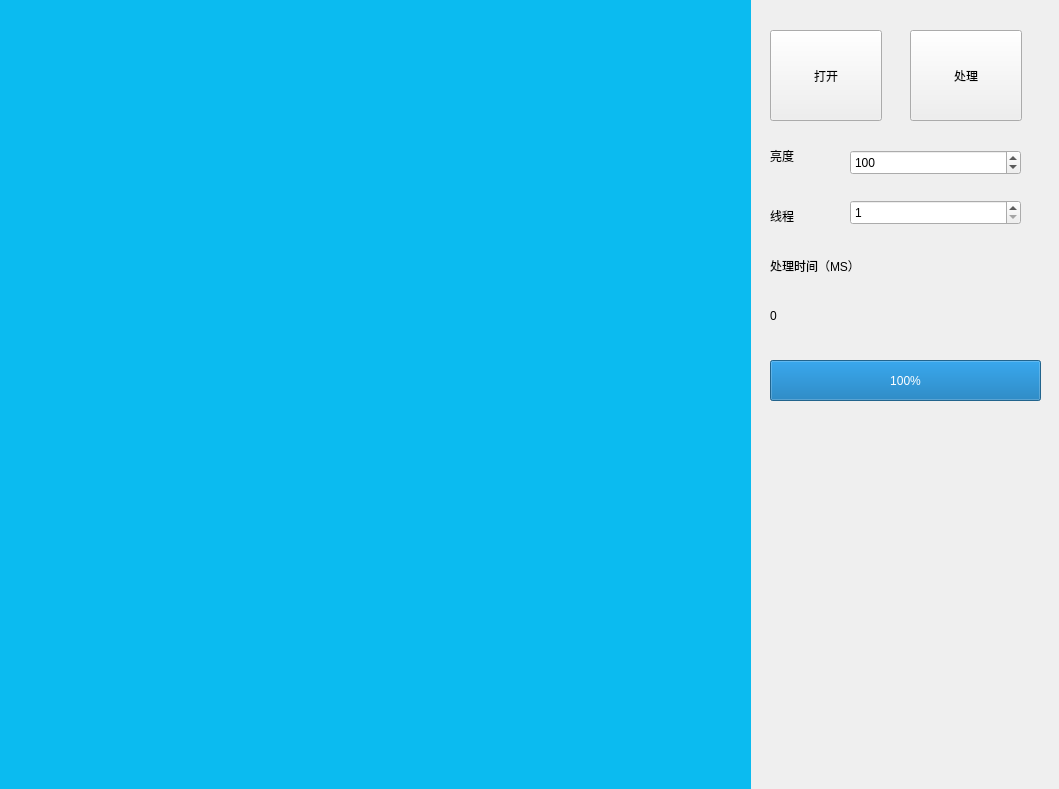
<?xml version="1.0" encoding="UTF-8"?>
<ui version="4.0">
 <class>XImageClass</class>
 <widget class="QWidget" name="XImageClass">
  <property name="geometry">
   <rect>
    <x>0</x>
    <y>0</y>
    <width>1059</width>
    <height>789</height>
   </rect>
  </property>
  <property name="windowTitle">
   <string>XImage</string>
  </property>
  <property name="windowIcon">
   <iconset resource="ximage.qrc">
    <normaloff>:/XImage/Resources/logo.png</normaloff>:/XImage/Resources/logo.png</iconset>
  </property>
  <widget class="QLabel" name="view">
   <property name="geometry">
    <rect>
     <x>0</x>
     <y>0</y>
     <width>751</width>
     <height>791</height>
    </rect>
   </property>
   <property name="styleSheet">
    <string notr="true">background-color: rgb(11, 187, 240);</string>
   </property>
   <property name="text">
    <string/>
   </property>
  </widget>
  <widget class="QPushButton" name="open">
   <property name="geometry">
    <rect>
     <x>770</x>
     <y>30</y>
     <width>112</width>
     <height>91</height>
    </rect>
   </property>
   <property name="styleSheet">
    <string notr="true">font: 16pt &quot;微软雅黑&quot;;</string>
   </property>
   <property name="text">
    <string>打开</string>
   </property>
  </widget>
  <widget class="QPushButton" name="deal">
   <property name="geometry">
    <rect>
     <x>910</x>
     <y>30</y>
     <width>112</width>
     <height>91</height>
    </rect>
   </property>
   <property name="styleSheet">
    <string notr="true">font: 16pt &quot;微软雅黑&quot;;</string>
   </property>
   <property name="text">
    <string>处理</string>
   </property>
  </widget>
  <widget class="QSpinBox" name="bright">
   <property name="geometry">
    <rect>
     <x>850</x>
     <y>150</y>
     <width>171</width>
     <height>25</height>
    </rect>
   </property>
   <property name="styleSheet">
    <string notr="true">font: 75 11pt &quot;微软雅黑&quot;;</string>
   </property>
   <property name="minimum">
    <number>1</number>
   </property>
   <property name="maximum">
    <number>200</number>
   </property>
   <property name="value">
    <number>100</number>
   </property>
  </widget>
  <widget class="QLabel" name="label">
   <property name="geometry">
    <rect>
     <x>770</x>
     <y>130</y>
     <width>81</width>
     <height>51</height>
    </rect>
   </property>
   <property name="styleSheet">
    <string notr="true">font: 75 14pt &quot;微软雅黑&quot;;</string>
   </property>
   <property name="text">
    <string>亮度</string>
   </property>
  </widget>
  <widget class="QLabel" name="label_2">
   <property name="geometry">
    <rect>
     <x>770</x>
     <y>190</y>
     <width>81</width>
     <height>51</height>
    </rect>
   </property>
   <property name="styleSheet">
    <string notr="true">font: 75 14pt &quot;微软雅黑&quot;;</string>
   </property>
   <property name="text">
    <string>线程</string>
   </property>
  </widget>
  <widget class="QSpinBox" name="thread">
   <property name="geometry">
    <rect>
     <x>850</x>
     <y>200</y>
     <width>171</width>
     <height>25</height>
    </rect>
   </property>
   <property name="styleSheet">
    <string notr="true">font: 75 11pt &quot;微软雅黑&quot;;</string>
   </property>
   <property name="minimum">
    <number>1</number>
   </property>
   <property name="maximum">
    <number>100</number>
   </property>
   <property name="value">
    <number>1</number>
   </property>
  </widget>
  <widget class="QLabel" name="label_3">
   <property name="geometry">
    <rect>
     <x>770</x>
     <y>240</y>
     <width>231</width>
     <height>51</height>
    </rect>
   </property>
   <property name="styleSheet">
    <string notr="true">font: 75 14pt &quot;微软雅黑&quot;;</string>
   </property>
   <property name="text">
    <string>处理时间（MS）</string>
   </property>
  </widget>
  <widget class="QLabel" name="dealtime">
   <property name="geometry">
    <rect>
     <x>770</x>
     <y>290</y>
     <width>231</width>
     <height>51</height>
    </rect>
   </property>
   <property name="styleSheet">
    <string notr="true">font: 75 14pt &quot;微软雅黑&quot;;</string>
   </property>
   <property name="text">
    <string>0</string>
   </property>
  </widget>
  <widget class="QProgressBar" name="progress">
   <property name="geometry">
    <rect>
     <x>770</x>
     <y>360</y>
     <width>271</width>
     <height>41</height>
    </rect>
   </property>
   <property name="value">
    <number>100</number>
   </property>
  </widget>
 </widget>
 <layoutdefault spacing="6" margin="11"/>
 <resources>
  <include location="ximage.qrc"/>
 </resources>
 <connections>
  <connection>
   <sender>open</sender>
   <signal>clicked()</signal>
   <receiver>XImageClass</receiver>
   <slot>Open()</slot>
   <hints>
    <hint type="sourcelabel">
     <x>830</x>
     <y>65</y>
    </hint>
    <hint type="destinationlabel">
     <x>898</x>
     <y>834</y>
    </hint>
   </hints>
  </connection>
  <connection>
   <sender>deal</sender>
   <signal>clicked()</signal>
   <receiver>XImageClass</receiver>
   <slot>Deal()</slot>
   <hints>
    <hint type="sourcelabel">
     <x>972</x>
     <y>76</y>
    </hint>
    <hint type="destinationlabel">
     <x>1004</x>
     <y>841</y>
    </hint>
   </hints>
  </connection>
 </connections>
 <slots>
  <slot>Open()</slot>
  <slot>Deal()</slot>
 </slots>
</ui>
